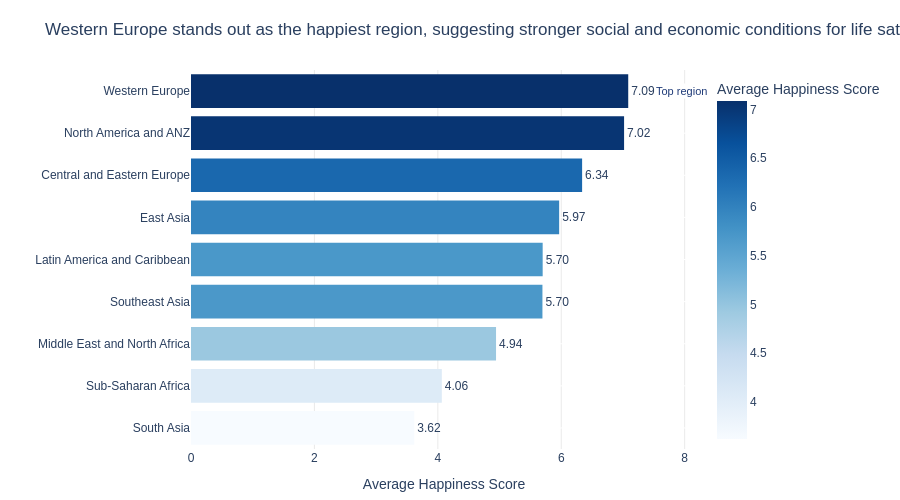

The notebook cell saved with this chart:
### Markdown cell above
---
## Task 1 — Regional Comparison Bar Chart

**What to build:** A horizontal bar chart showing the **average happiness score by region**, sorted from highest to lowest.

**Requirements:**
- Horizontal orientation (category names are long)
- Sorted by score, descending (so the happiest region is at the top)
- Zero baseline on x-axis
- At least one design choice that goes beyond the Plotly default (colour, annotation, labels, etc.)
- An insight title that answers: *which region stands out and why does it matter?*

**Hint:** Use `df.groupby('Region')['Happiness_Score'].mean()` to compute the averages.

### Code cell
# Task 1: Regional comparison bar chart
# -------------------------------------

# Step 1: Compute average happiness score by region
region_avg = (
    df.groupby('Region', as_index=False)['Happiness_Score']
      .mean()
      .sort_values('Happiness_Score', ascending=False)
)

print(region_avg)

# Step 2: Build the chart
fig = px.bar(
    region_avg,
    x='Happiness_Score',
    y='Region',
    orientation='h',
    color='Happiness_Score',
    color_continuous_scale='Blues',
    text='Happiness_Score',
    title='Western Europe stands out as the happiest region, suggesting stronger social and economic conditions for life satisfaction',
    labels={'Happiness_Score': 'Average Happiness Score', 'Region': ''},
    height=500
)

fig.update_traces(
    texttemplate='%{text:.2f}',
    textposition='outside',
    marker_line_width=0
)

fig.update_layout(
    xaxis=dict(range=[0, 8.2], gridcolor='#EAEAEA', zeroline=False),
    yaxis=dict(autorange='reversed', gridcolor='white'),
    plot_bgcolor='white',
    paper_bgcolor='white',
    font=dict(family='Arial', size=12),
    showlegend=False,
    margin=dict(l=10, r=20, t=70, b=20)
)

fig.add_annotation(
    x=7.5,
    y=region_avg.iloc[0]['Region'],
    text='Top region',
    showarrow=False,
    xanchor='left',
    font=dict(color='#1F3B78', size=11),
    bgcolor='white'
)

fig.show()

### Figure 1 — Plotly figure (JSON) as saved in the notebook; plotly's stock layout.template omitted (floating-point values rounded to 4 significant figures)
{"data": [{"hovertemplate": "Average Happiness Score=%{marker.color}<br>=%{y}<extra></extra>", "legendgroup": "", "marker": {"color": [7.086, 7.018, 6.338, 5.966, 5.699, 5.695, 4.943, 4.065, 3.618], "coloraxis": "coloraxis", "line": {"width": 0}, "pattern": {"shape": ""}}, "name": "", "orientation": "h", "showlegend": false, "text": [7.086, 7.018, 6.338, 5.966, 5.699, 5.695, 4.943, 4.065, 3.618], "textposition": "outside", "texttemplate": "%{text:.2f}", "type": "bar", "x": [7.086, 7.018, 6.338, 5.966, 5.699, 5.695, 4.943, 4.065, 3.618], "xaxis": "x", "y": ["Western Europe", "North America and ANZ", "Central and Eastern Europe", "East Asia", "Latin America and Caribbean", "Southeast Asia", "Middle East and North Africa", "Sub-Saharan Africa", "South Asia"], "yaxis": "y"}], "layout": {"annotations": [{"bgcolor": "white", "font": {"color": "#1F3B78", "size": 11}, "showarrow": false, "text": "Top region", "x": 7.5, "xanchor": "left", "y": "Western Europe"}], "barmode": "relative", "coloraxis": {"autocolorscale": false, "colorbar": {"title": {"text": "Average Happiness Score"}}, "colorscale": [[0, "rgb(247,251,255)"], [0.125, "rgb(222,235,247)"], [0.25, "rgb(198,219,239)"], [0.375, "rgb(158,202,225)"], [0.5, "rgb(107,174,214)"], [0.625, "rgb(66,146,198)"], [0.75, "rgb(33,113,181)"], [0.875, "rgb(8,81,156)"], [1, "rgb(8,48,107)"]]}, "font": {"family": "Arial", "size": 12}, "height": 500, "legend": {"tracegroupgap": 0}, "margin": {"b": 20, "l": 10, "r": 20, "t": 70}, "paper_bgcolor": "white", "plot_bgcolor": "white", "showlegend": false, "title": {"text": "Western Europe stands out as the happiest region, suggesting stronger social and economic conditions for life satisfaction"}, "xaxis": {"anchor": "y", "domain": [0, 1], "gridcolor": "#EAEAEA", "range": [0, 8.2], "title": {"text": "Average Happiness Score"}, "zeroline": false}, "yaxis": {"anchor": "x", "autorange": "reversed", "domain": [0, 1], "gridcolor": "white", "title": {"text": ""}}}}
